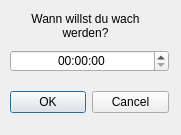
<?xml version="1.0" encoding="UTF-8"?>
<ui version="4.0">
 <class>setAlarmTimeDialog</class>
 <widget class="QDialog" name="setAlarmTimeDialog">
  <property name="geometry">
   <rect>
    <x>0</x>
    <y>0</y>
    <width>181</width>
    <height>135</height>
   </rect>
  </property>
  <property name="windowTitle">
   <string>Weckzeit einstellen</string>
  </property>
  <widget class="QTimeEdit" name="timeEdit">
   <property name="geometry">
    <rect>
     <x>10</x>
     <y>50</y>
     <width>159</width>
     <height>22</height>
    </rect>
   </property>
   <property name="alignment">
    <set>Qt::AlignCenter</set>
   </property>
  </widget>
  <widget class="QDialogButtonBox" name="buttonBox">
   <property name="geometry">
    <rect>
     <x>10</x>
     <y>90</y>
     <width>159</width>
     <height>24</height>
    </rect>
   </property>
   <property name="standardButtons">
    <set>QDialogButtonBox::Cancel|QDialogButtonBox::Ok</set>
   </property>
  </widget>
  <widget class="QLabel" name="label">
   <property name="geometry">
    <rect>
     <x>10</x>
     <y>10</y>
     <width>151</width>
     <height>31</height>
    </rect>
   </property>
   <property name="text">
    <string>Wann willst du wach werden?</string>
   </property>
   <property name="alignment">
    <set>Qt::AlignCenter</set>
   </property>
   <property name="wordWrap">
    <bool>true</bool>
   </property>
  </widget>
 </widget>
 <resources/>
 <connections/>
</ui>
